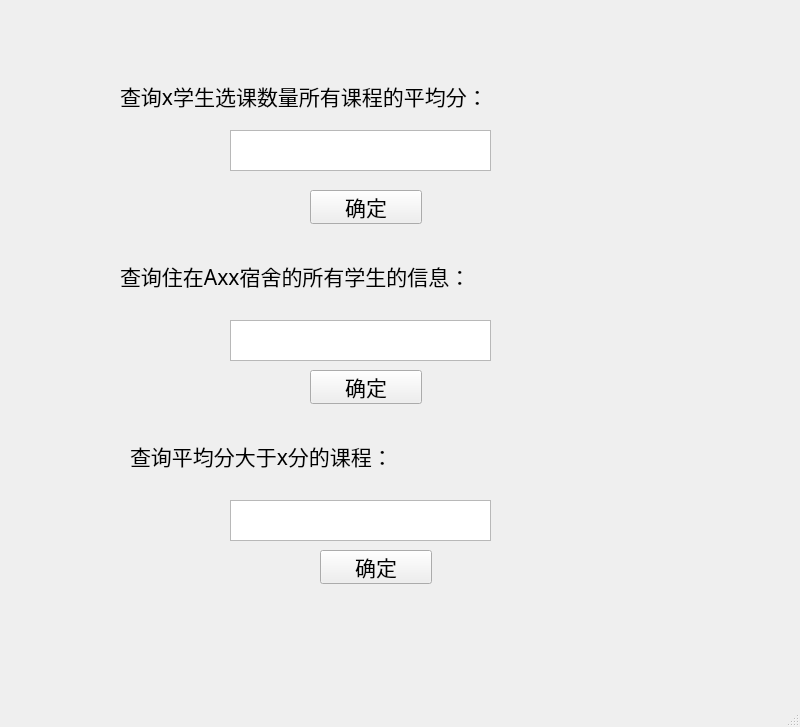
<?xml version="1.0" encoding="UTF-8"?>
<ui version="4.0">
 <class>MainWindow</class>
 <widget class="QMainWindow" name="MainWindow">
  <property name="geometry">
   <rect>
    <x>0</x>
    <y>0</y>
    <width>800</width>
    <height>727</height>
   </rect>
  </property>
  <property name="font">
   <font>
    <family>楷体</family>
    <pointsize>16</pointsize>
   </font>
  </property>
  <property name="windowTitle">
   <string>MainWindow</string>
  </property>
  <widget class="QWidget" name="centralwidget">
   <widget class="QTextEdit" name="textEdit">
    <property name="geometry">
     <rect>
      <x>230</x>
      <y>130</y>
      <width>261</width>
      <height>41</height>
     </rect>
    </property>
    <property name="font">
     <font>
      <family>楷体</family>
      <pointsize>16</pointsize>
      <weight>50</weight>
      <italic>false</italic>
      <bold>false</bold>
     </font>
    </property>
    <property name="styleSheet">
     <string notr="true">font: 16pt &quot;楷体&quot;;</string>
    </property>
    <property name="html">
     <string>&lt;!DOCTYPE HTML PUBLIC &quot;-//W3C//DTD HTML 4.0//EN&quot; &quot;http://www.w3.org/TR/REC-html40/strict.dtd&quot;&gt;
&lt;html&gt;&lt;head&gt;&lt;meta name=&quot;qrichtext&quot; content=&quot;1&quot; /&gt;&lt;style type=&quot;text/css&quot;&gt;
p, li { white-space: pre-wrap; }
&lt;/style&gt;&lt;/head&gt;&lt;body style=&quot; font-family:'楷体'; font-size:16pt; font-weight:400; font-style:normal;&quot;&gt;
&lt;p style=&quot;-qt-paragraph-type:empty; margin-top:0px; margin-bottom:0px; margin-left:0px; margin-right:0px; -qt-block-indent:0; text-indent:0px;&quot;&gt;&lt;br /&gt;&lt;/p&gt;&lt;/body&gt;&lt;/html&gt;</string>
    </property>
   </widget>
   <widget class="QLabel" name="label_2">
    <property name="geometry">
     <rect>
      <x>120</x>
      <y>250</y>
      <width>561</width>
      <height>51</height>
     </rect>
    </property>
    <property name="text">
     <string>查询住在Axx宿舍的所有学生的信息：</string>
    </property>
   </widget>
   <widget class="QLabel" name="label_3">
    <property name="geometry">
     <rect>
      <x>130</x>
      <y>430</y>
      <width>561</width>
      <height>51</height>
     </rect>
    </property>
    <property name="text">
     <string>查询平均分大于x分的课程：</string>
    </property>
   </widget>
   <widget class="QLabel" name="label">
    <property name="geometry">
     <rect>
      <x>120</x>
      <y>70</y>
      <width>561</width>
      <height>51</height>
     </rect>
    </property>
    <property name="text">
     <string>查询x学生选课数量所有课程的平均分：</string>
    </property>
   </widget>
   <widget class="QTextEdit" name="textEdit_3">
    <property name="geometry">
     <rect>
      <x>230</x>
      <y>320</y>
      <width>261</width>
      <height>41</height>
     </rect>
    </property>
    <property name="font">
     <font>
      <family>楷体</family>
      <pointsize>16</pointsize>
      <weight>50</weight>
      <italic>false</italic>
      <bold>false</bold>
     </font>
    </property>
    <property name="styleSheet">
     <string notr="true">font: 16pt &quot;楷体&quot;;</string>
    </property>
    <property name="html">
     <string>&lt;!DOCTYPE HTML PUBLIC &quot;-//W3C//DTD HTML 4.0//EN&quot; &quot;http://www.w3.org/TR/REC-html40/strict.dtd&quot;&gt;
&lt;html&gt;&lt;head&gt;&lt;meta name=&quot;qrichtext&quot; content=&quot;1&quot; /&gt;&lt;style type=&quot;text/css&quot;&gt;
p, li { white-space: pre-wrap; }
&lt;/style&gt;&lt;/head&gt;&lt;body style=&quot; font-family:'楷体'; font-size:16pt; font-weight:400; font-style:normal;&quot;&gt;
&lt;p style=&quot;-qt-paragraph-type:empty; margin-top:0px; margin-bottom:0px; margin-left:0px; margin-right:0px; -qt-block-indent:0; text-indent:0px;&quot;&gt;&lt;br /&gt;&lt;/p&gt;&lt;/body&gt;&lt;/html&gt;</string>
    </property>
   </widget>
   <widget class="QTextEdit" name="textEdit_2">
    <property name="geometry">
     <rect>
      <x>230</x>
      <y>500</y>
      <width>261</width>
      <height>41</height>
     </rect>
    </property>
    <property name="font">
     <font>
      <family>楷体</family>
      <pointsize>16</pointsize>
      <weight>50</weight>
      <italic>false</italic>
      <bold>false</bold>
     </font>
    </property>
    <property name="styleSheet">
     <string notr="true">font: 16pt &quot;楷体&quot;;</string>
    </property>
    <property name="html">
     <string>&lt;!DOCTYPE HTML PUBLIC &quot;-//W3C//DTD HTML 4.0//EN&quot; &quot;http://www.w3.org/TR/REC-html40/strict.dtd&quot;&gt;
&lt;html&gt;&lt;head&gt;&lt;meta name=&quot;qrichtext&quot; content=&quot;1&quot; /&gt;&lt;style type=&quot;text/css&quot;&gt;
p, li { white-space: pre-wrap; }
&lt;/style&gt;&lt;/head&gt;&lt;body style=&quot; font-family:'楷体'; font-size:16pt; font-weight:400; font-style:normal;&quot;&gt;
&lt;p style=&quot;-qt-paragraph-type:empty; margin-top:0px; margin-bottom:0px; margin-left:0px; margin-right:0px; -qt-block-indent:0; text-indent:0px;&quot;&gt;&lt;br /&gt;&lt;/p&gt;&lt;/body&gt;&lt;/html&gt;</string>
    </property>
   </widget>
   <widget class="QPushButton" name="pushButton">
    <property name="geometry">
     <rect>
      <x>310</x>
      <y>190</y>
      <width>112</width>
      <height>34</height>
     </rect>
    </property>
    <property name="text">
     <string>确定</string>
    </property>
   </widget>
   <widget class="QPushButton" name="pushButton_2">
    <property name="geometry">
     <rect>
      <x>310</x>
      <y>370</y>
      <width>112</width>
      <height>34</height>
     </rect>
    </property>
    <property name="text">
     <string>确定</string>
    </property>
   </widget>
   <widget class="QPushButton" name="pushButton_3">
    <property name="geometry">
     <rect>
      <x>320</x>
      <y>550</y>
      <width>112</width>
      <height>34</height>
     </rect>
    </property>
    <property name="text">
     <string>确定</string>
    </property>
   </widget>
  </widget>
  <widget class="QMenuBar" name="menubar">
   <property name="geometry">
    <rect>
     <x>0</x>
     <y>0</y>
     <width>800</width>
     <height>30</height>
    </rect>
   </property>
  </widget>
  <widget class="QStatusBar" name="statusbar"/>
 </widget>
 <resources/>
 <connections/>
</ui>
